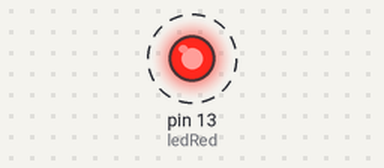
A sketch run on a simulated Arduino Uno, built with avr-gcc and run on an emulated ATmega328P. Parts: output pins drawn as LEDs (lit = HIGH). Dashed ring = blinking.

Above: at 0.5 s.
Timing chart, 0 to 4.6 s (numbered marks = the images above):
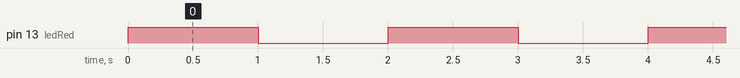

The sketch:

blink1.ino
```cpp
// TAC (Tecnologias e Arquitetura de Computadores)
// Trabalho 1 - Exercício 1 - Grupo 5 - 02/03/2023
// António Dinis
// Francisco Figueiras
// Mariana Magalhães

#define ledRed 13

void setup()
{
  pinMode(ledRed, OUTPUT);
}

void loop()
{
  digitalWrite(ledRed, HIGH);
  delay(1000); // Wait for 1s
  digitalWrite(ledRed, LOW);
  delay(1000); // Wait for 1s
}
```

Measured:
- by itself, pin 13 (ledRed): alternates HIGH for 1.0 s and LOW for 1.0 s
